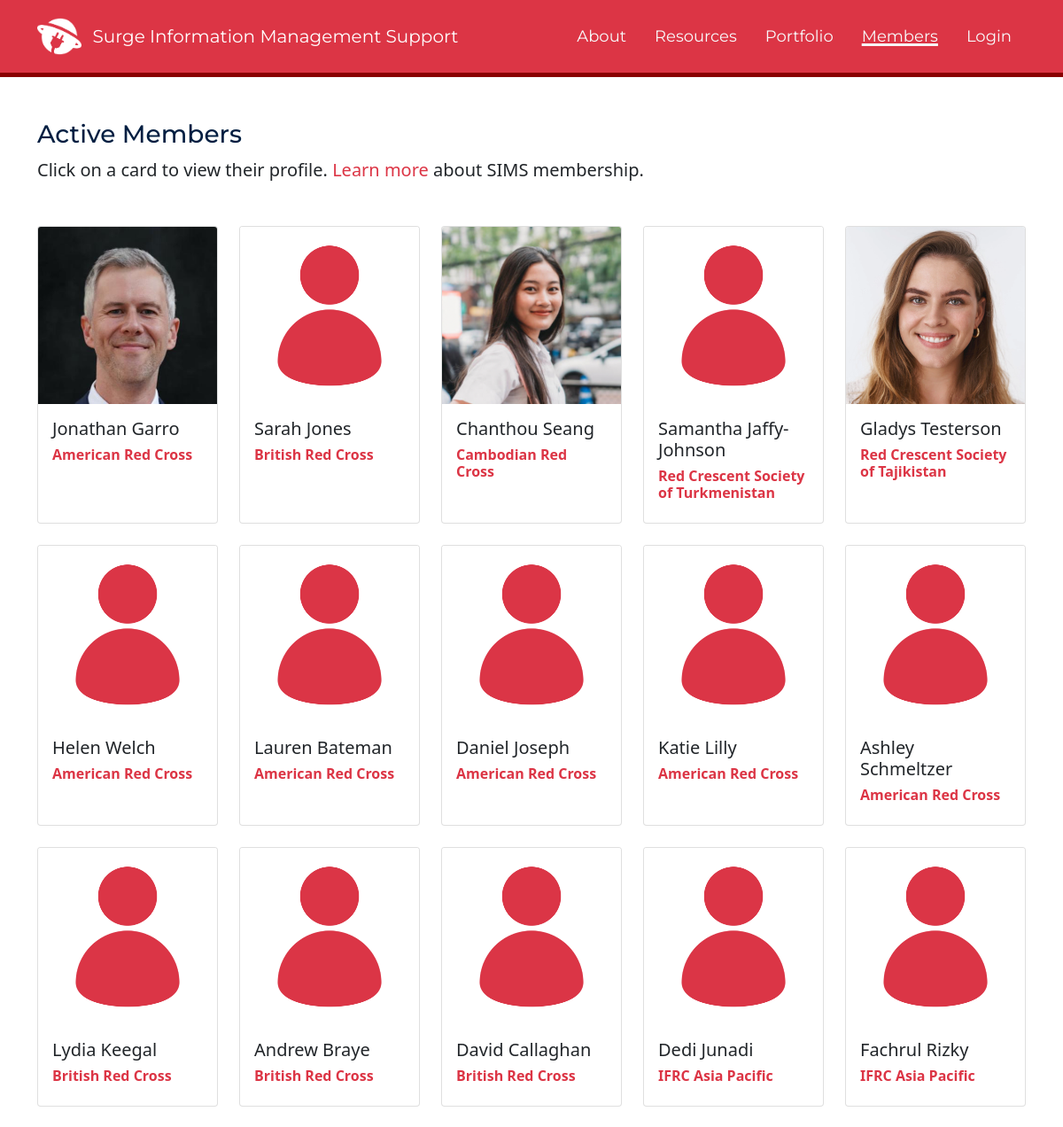
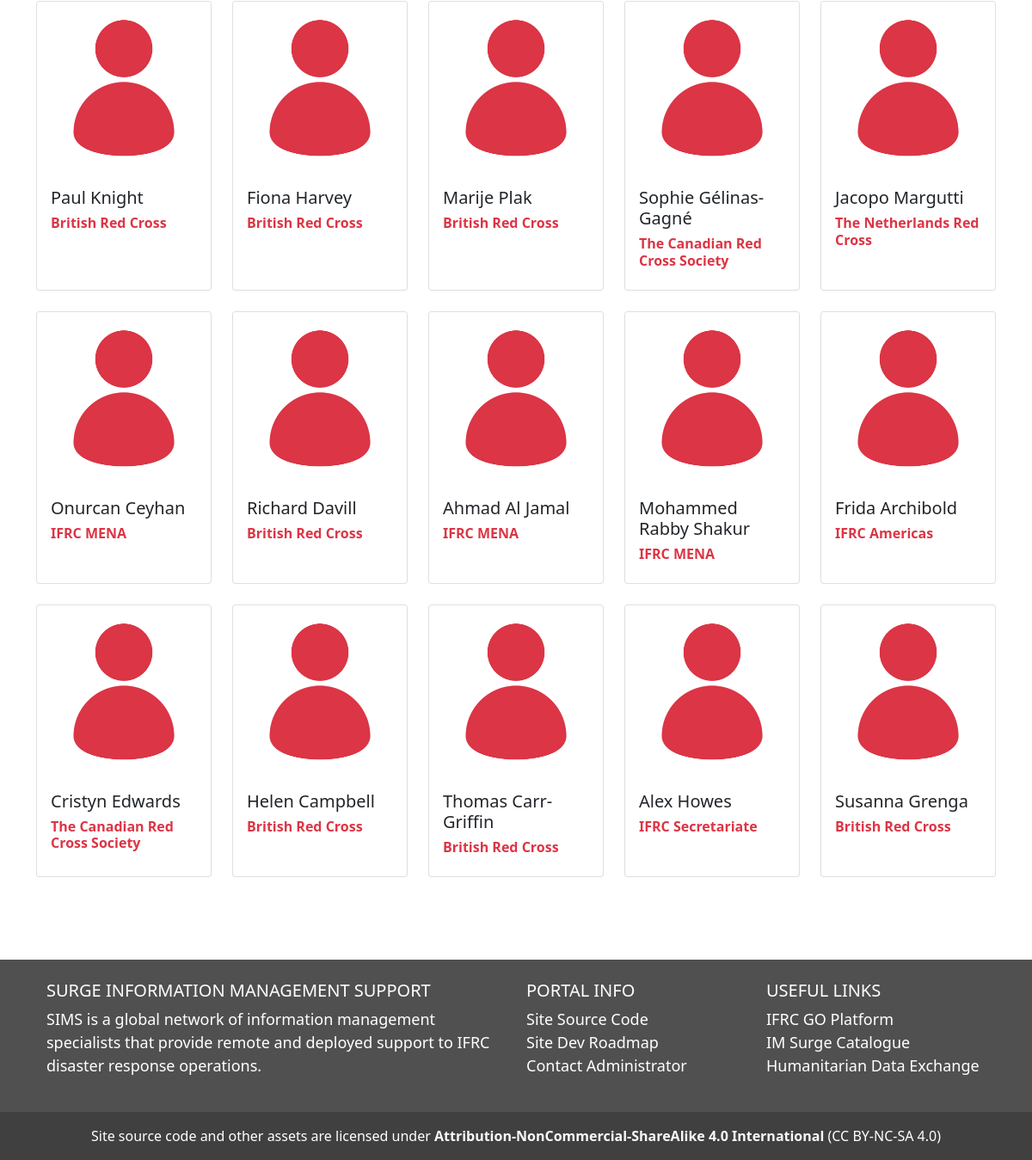
/members, run on the app's committed database (2 pictures, top to bottom).
### SIMS_Portal/models.py (models this page shows, shortened)
class User(db.Model, UserMixin):
	__tablename__ = 'user'
	id = db.Column(db.Integer, primary_key=True)
	firstname = db.Column(db.String(40), nullable=False)
	lastname = db.Column(db.String(40), nullable=False)
	status = db.Column(db.String(20), default='Pending')
	birthday = db.Column(db.Date)
	email = db.Column(db.String(120), unique=True, nullable=False)
	password = db.Column(db.String(60), nullable=False)
	molnix_id = db.Column(db.Integer)
	job_title = db.Column(db.String(120))
	unit = db.Column(db.String(120))
	bio = db.Column(db.Text)
	is_admin = db.Column(db.Boolean, default=False)
	roles = db.Column(db.String(1000))
	languages = db.Column(db.String(1000))
	image_file = db.Column(db.String(20), nullable=False, default='default.png')
	twitter = db.Column(db.String(120))
	slack_id = db.Column(db.String(120))
	github = db.Column(db.String(120))
	linked_in = db.Column(db.String(120))
	messaging_number_country_code = db.Column(db.Integer)
	messaging_number = db.Column(db.Integer)
	ns_id = db.Column(db.Integer, db.ForeignKey('nationalsociety.ns_go_id'))
	assignments = db.relationship('Assignment', backref='assigned_member')
	products = db.relationship('Portfolio', backref='creator', lazy=True)
	skills = db.relationship('Skill', secondary='user_skill', backref='members_with_skill')
	languages = db.relationship('Language', secondary='user_language', backref='members_with_language')
	badges = db.relationship('Badge', secondary='user_badge', backref='members_with_badge')
	working_groups = db.relationship('WorkingGroup', secondary='user_workinggroup', backref='members_with_workinggroup')
	created_at = db.Column(db.DateTime, server_default=func.now())
	updated_at = db.Column(db.DateTime, onupdate=func.now())
	fullname = column_property(firstname + " " + lastname)
	@hybrid_property
	def fullname(self):
		return self.firstname + " " + self.lastname

class NationalSociety(db.Model):
	__tablename__ = 'nationalsociety'
	id = db.Column(db.Integer, primary_key=True)
	ns_name = db.Column(db.String(120), nullable=False)
	country_name = db.Column(db.String(120), nullable=False)
	ns_go_id = db.Column(db.Integer)
	iso2 = db.Column(db.String(2))
	iso3 = db.Column(db.String(3))
	users = db.relationship('User', backref='national_society', lazy=True)
	created_at = db.Column(db.DateTime, server_default=func.now())
	updated_at = db.Column(db.DateTime, onupdate=func.now())

### SIMS_Portal/users/routes.py (the view)
@users.route('/members')
def members():
	members = db.engine.execute("SELECT user.id AS user_id, user.ns_id AS user_ns_id, user.firstname, user.lastname, nationalsociety.ns_go_id, user.image_file, user.job_title, nationalsociety.ns_name FROM user LEFT OUTER JOIN nationalsociety ON nationalsociety.ns_go_id = user.ns_id WHERE status = 'Active'")
	return render_template('members.html', members=members)

### SIMS_Portal/templates/members.html (shortened to what this page needs)
{% extends "layout.html" %}
{% block content %}
<div class="container mb-5">
	<h3 class="mt-5 Montserrat" id='sims-blue'>Active Members</h3>
	<p class="lead">Click on a card to view their profile. <a href="/register" class="text-danger">Learn more</a> about SIMS membership.</p>
	<div class="row row-cols-xxl-6 row-cols-lg-5 row-cols-md-4 row-cols-sm-2 row-cols-2 g-4 mt-4">
		{% for member in members %}
			  <div class="col d-flex align-items-stretch">
				  <a href='/profile/view/{{member.user_id}}' class='text-dark'>
				<div class="card portfolio-card" >
				  <img src="/static/assets/img/avatars/{{member.image_file}}" class="card-img-top">
				  <div class="card-body d-flex flex-column">
					<h5 class="card-title mt-auto mb-2">{{member.firstname}} {{member.lastname}}</h5>
					{% if member.ns_name %}
					<h6 class="fw-bold text-danger">{{member.ns_name}}</h6>
					{% else %}
					<h6> </h6>
					{% endif %}
				  </div>
					</a>
				</div>
			  </div>
		{% endfor %}
{% endblock content %}

### SIMS_Portal/static/css/main.css (style rules this page uses)
a { text-decoration: none; color: #df4759 }
a:link { text-decoration: none; color: #df4759 }
body { position: relative; }
p { font-size: 18px; font: Verdana; }
#sims-blue { color: #011E41 }
.card { width: 100%; }
.card-img-top { width: 100%; height: 15vw; min-height: 200px; object-fit: cover; }
.Montserrat { font-family: 'Montserrat'; }

### data on the page
User: image_file (picture), firstname "Jonathan", lastname "Garro", ns_name "American Red Cross"
User: image_file (placeholder picture), firstname "Sarah", lastname "Jones", ns_name "British Red Cross"
User: image_file (picture), firstname "Chanthou", lastname "Seang", ns_name "Cambodian Red Cross"
User: image_file (placeholder picture), firstname "Samantha", lastname "Jaffy-Johnson", ns_name "Red Crescent Society of Turkmenistan"
User: image_file (picture), firstname "Gladys", lastname "Testerson", ns_name "Red Crescent Society of Tajikistan"
User: image_file (placeholder picture), firstname "Helen", lastname "Welch", ns_name "American Red Cross"
User: image_file (placeholder picture), firstname "Lauren", lastname "Bateman", ns_name "American Red Cross"
User: image_file (placeholder picture), firstname "Daniel", lastname "Joseph", ns_name "American Red Cross"
User: image_file (placeholder picture), firstname "Katie", lastname "Lilly", ns_name "American Red Cross"
User: image_file (placeholder picture), firstname "Ashley", lastname "Schmeltzer", ns_name "American Red Cross"
User: image_file (placeholder picture), firstname "Lydia", lastname "Keegal", ns_name "British Red Cross"
User: image_file (placeholder picture), firstname "Andrew", lastname "Braye", ns_name "British Red Cross"
User: image_file (placeholder picture), firstname "David", lastname "Callaghan", ns_name "British Red Cross"
User: image_file (placeholder picture), firstname "Dedi", lastname "Junadi", ns_name "IFRC Asia Pacific"
User: image_file (placeholder picture), firstname "Fachrul", lastname "Rizky", ns_name "IFRC Asia Pacific"
User: image_file (placeholder picture), firstname "Paul", lastname "Knight", ns_name "British Red Cross"
User: image_file (placeholder picture), firstname "Fiona", lastname "Harvey", ns_name "British Red Cross"
User: image_file (placeholder picture), firstname "Marije", lastname "Plak", ns_name "British Red Cross"
User: image_file (placeholder picture), firstname "Sophie", lastname "Gélinas-Gagné", ns_name "The Canadian Red Cross Society"
User: image_file (placeholder picture), firstname "Jacopo", lastname "Margutti", ns_name "The Netherlands Red Cross"
User: image_file (placeholder picture), firstname "Onurcan", lastname "Ceyhan", ns_name "IFRC MENA"
User: image_file (placeholder picture), firstname "Richard", lastname "Davill", ns_name "British Red Cross"
User: image_file (placeholder picture), firstname "Ahmad", lastname "Al Jamal", ns_name "IFRC MENA"
User: image_file (placeholder picture), firstname "Mohammed", lastname "Rabby Shakur", ns_name "IFRC MENA"
User: image_file (placeholder picture), firstname "Frida", lastname "Archibold", ns_name "IFRC Americas"
User: image_file (placeholder picture), firstname "Cristyn", lastname "Edwards", ns_name "The Canadian Red Cross Society"
User: image_file (placeholder picture), firstname "Helen", lastname "Campbell", ns_name "British Red Cross"
User: image_file (placeholder picture), firstname "Thomas", lastname "Carr-Griffin", ns_name "British Red Cross"
User: image_file (placeholder picture), firstname "Alex", lastname "Howes", ns_name "IFRC Secretariate"
User: image_file (placeholder picture), firstname "Susanna", lastname "Grenga", ns_name "British Red Cross"
